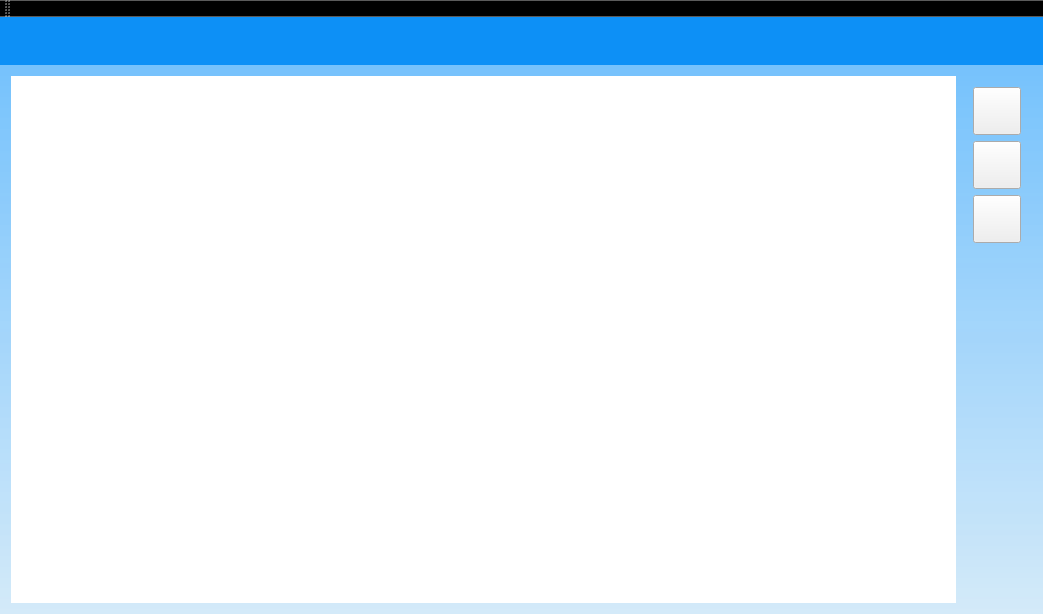
<?xml version="1.0" encoding="UTF-8"?>
<ui version="4.0">
 <class>MainWindow</class>
 <widget class="QMainWindow" name="MainWindow">
  <property name="geometry">
   <rect>
    <x>0</x>
    <y>0</y>
    <width>1043</width>
    <height>614</height>
   </rect>
  </property>
  <property name="sizePolicy">
   <sizepolicy hsizetype="Expanding" vsizetype="Expanding">
    <horstretch>0</horstretch>
    <verstretch>0</verstretch>
   </sizepolicy>
  </property>
  <property name="windowTitle">
   <string>Mini traitement de texte pour AbulÉdu</string>
  </property>
  <property name="styleSheet">
   <string notr="true">QToolBar {
  background-color: qlineargradient(spread:pad, x1:0, y1:0, x2:0, y2:1, stop:0 rgba(2, 141, 255, 255), stop:1 rgba(56, 167, 255, 227));
}
</string>
  </property>
  <widget class="QWidget" name="centralWidget">
   <property name="styleSheet">
    <string notr="true">QWidget #centralWidget {
  background-color: qlineargradient(spread:pad, x1:0, y1:0, x2:0, y2:1, stop:0 rgba(84, 181, 255, 213), stop:1 rgba(195, 231, 255, 157));
}</string>
   </property>
   <layout class="QGridLayout" name="gridLayout_2">
    <property name="margin">
     <number>0</number>
    </property>
    <property name="spacing">
     <number>0</number>
    </property>
    <item row="0" column="0">
     <widget class="AbulEduMenuFeuilleV1" name="frmMenuFeuille">
      <property name="maximumSize">
       <size>
        <width>16777215</width>
        <height>48</height>
       </size>
      </property>
      <property name="styleSheet">
       <string notr="true">background-color:#0D90F6</string>
      </property>
      <property name="frameShape">
       <enum>QFrame::NoFrame</enum>
      </property>
      <property name="frameShadow">
       <enum>QFrame::Raised</enum>
      </property>
     </widget>
    </item>
    <item row="1" column="0">
     <widget class="QFrame" name="frFormat">
      <property name="minimumSize">
       <size>
        <width>0</width>
        <height>48</height>
       </size>
      </property>
      <property name="maximumSize">
       <size>
        <width>16777215</width>
        <height>48</height>
       </size>
      </property>
      <property name="styleSheet">
       <string notr="true">background-color:#0D90F6</string>
      </property>
      <property name="frameShape">
       <enum>QFrame::NoFrame</enum>
      </property>
      <property name="frameShadow">
       <enum>QFrame::Raised</enum>
      </property>
     </widget>
    </item>
    <item row="2" column="0">
     <widget class="QFrame" name="frPrincipale">
      <property name="frameShape">
       <enum>QFrame::NoFrame</enum>
      </property>
      <property name="frameShadow">
       <enum>QFrame::Raised</enum>
      </property>
      <layout class="QGridLayout" name="gridLayout_6">
       <property name="margin">
        <number>0</number>
       </property>
       <property name="spacing">
        <number>0</number>
       </property>
       <item row="0" column="0">
        <widget class="QStackedWidget" name="stackedWidget">
         <property name="currentIndex">
          <number>0</number>
         </property>
         <widget class="QWidget" name="pageTexte">
          <property name="enabled">
           <bool>true</bool>
          </property>
          <property name="focusPolicy">
           <enum>Qt::WheelFocus</enum>
          </property>
          <layout class="QGridLayout" name="gridLayout_5">
           <item row="0" column="0">
            <widget class="QTextEdit" name="teZoneTexte">
             <property name="focusPolicy">
              <enum>Qt::StrongFocus</enum>
             </property>
             <property name="frameShape">
              <enum>QFrame::NoFrame</enum>
             </property>
             <property name="lineWidth">
              <number>0</number>
             </property>
             <property name="autoFormatting">
              <set>QTextEdit::AutoAll</set>
             </property>
            </widget>
           </item>
           <item row="0" column="1">
            <widget class="QFrame" name="frmPico">
             <layout class="QVBoxLayout" name="verticalLayout">
              <item>
               <widget class="AbulEduFlatBoutonV1" name="btnLire">
                <property name="minimumSize">
                 <size>
                  <width>48</width>
                  <height>48</height>
                 </size>
                </property>
                <property name="iconSize">
                 <size>
                  <width>64</width>
                  <height>64</height>
                 </size>
                </property>
                <property name="IconeDisabled" stdset="0">
                 <string notr="true">:/abuledutextev1/buttons/playDisabled</string>
                </property>
                <property name="IconePressed" stdset="0">
                 <string>:/abuledutextev1/buttons/playHover</string>
                </property>
                <property name="IconeSurvol" stdset="0">
                 <string>:/abuledutextev1/buttons/playHover</string>
                </property>
                <property name="IconeNormale" stdset="0">
                 <string>:/abuledutextev1/buttons/play</string>
                </property>
               </widget>
              </item>
              <item>
               <widget class="AbulEduFlatBoutonV1" name="btnPause">
                <property name="minimumSize">
                 <size>
                  <width>48</width>
                  <height>48</height>
                 </size>
                </property>
                <property name="IconeDisabled" stdset="0">
                 <string notr="true">:/abuledutextev1/buttons/pauseDisabled</string>
                </property>
                <property name="IconePressed" stdset="0">
                 <string>:/abuledutextev1/buttons/pauseHover</string>
                </property>
                <property name="IconeNormale" stdset="0">
                 <string>:/abuledutextev1/buttons/pause</string>
                </property>
                <property name="IconeSurvol" stdset="0">
                 <string>:/abuledutextev1/buttons/pauseHover</string>
                </property>
               </widget>
              </item>
              <item>
               <widget class="AbulEduFlatBoutonV1" name="btnStop">
                <property name="minimumSize">
                 <size>
                  <width>48</width>
                  <height>48</height>
                 </size>
                </property>
                <property name="IconeDisabled" stdset="0">
                 <string notr="true">:/abuledutextev1/buttons/stopDisabled</string>
                </property>
                <property name="IconePressed" stdset="0">
                 <string>:/abuledutextev1/buttons/stopHover</string>
                </property>
                <property name="IconeNormale" stdset="0">
                 <string>:/abuledutextev1/buttons/stop</string>
                </property>
                <property name="IconeSurvol" stdset="0">
                 <string>:/abuledutextev1/buttons/stopHover</string>
                </property>
               </widget>
              </item>
              <item>
               <spacer name="verticalSpacer">
                <property name="orientation">
                 <enum>Qt::Vertical</enum>
                </property>
                <property name="sizeHint" stdset="0">
                 <size>
                  <width>20</width>
                  <height>40</height>
                 </size>
                </property>
               </spacer>
              </item>
             </layout>
            </widget>
           </item>
          </layout>
         </widget>
         <widget class="QWidget" name="pageBoxFileManager">
          <layout class="QGridLayout" name="gridLayout">
           <item row="0" column="0">
            <widget class="AbulEduBoxFileManagerV1" name="abeBoxFileManager" native="true"/>
           </item>
          </layout>
         </widget>
         <widget class="QWidget" name="pageMediathequeGet">
          <layout class="QGridLayout" name="gridLayout_3">
           <item row="0" column="0">
            <widget class="AbulEduMediathequeGetV1" name="abeMediathequeGet" native="true"/>
           </item>
          </layout>
         </widget>
         <widget class="QWidget" name="pagePrint">
          <layout class="QGridLayout" name="gridLayout_8">
           <item row="0" column="0">
            <layout class="QGridLayout" name="glPrint"/>
           </item>
          </layout>
         </widget>
         <widget class="QWidget" name="pageColor">
          <layout class="QGridLayout" name="gridLayout_7">
           <item row="0" column="0">
            <layout class="QVBoxLayout" name="vlColor"/>
           </item>
          </layout>
         </widget>
        </widget>
       </item>
      </layout>
     </widget>
    </item>
   </layout>
  </widget>
  <widget class="QToolBar" name="toolBar">
   <property name="sizePolicy">
    <sizepolicy hsizetype="Expanding" vsizetype="Expanding">
     <horstretch>0</horstretch>
     <verstretch>0</verstretch>
    </sizepolicy>
   </property>
   <property name="minimumSize">
    <size>
     <width>0</width>
     <height>0</height>
    </size>
   </property>
   <property name="windowTitle">
    <string>toolBar</string>
   </property>
   <property name="styleSheet">
    <string notr="true"/>
   </property>
   <property name="iconSize">
    <size>
     <width>32</width>
     <height>32</height>
    </size>
   </property>
   <attribute name="toolBarArea">
    <enum>TopToolBarArea</enum>
   </attribute>
   <attribute name="toolBarBreak">
    <bool>false</bool>
   </attribute>
  </widget>
 </widget>
 <layoutdefault spacing="6" margin="11"/>
 <customwidgets>
  <customwidget>
   <class>AbulEduBoxFileManagerV1</class>
   <extends>QWidget</extends>
   <header>abuleduboxfilemanagerv1.h</header>
   <container>1</container>
  </customwidget>
  <customwidget>
   <class>AbulEduFlatBoutonV1</class>
   <extends>QPushButton</extends>
   <header>abuleduflatboutonv1.h</header>
  </customwidget>
  <customwidget>
   <class>AbulEduMediathequeGetV1</class>
   <extends>QWidget</extends>
   <header>abuledumediathequegetv1.h</header>
   <container>1</container>
  </customwidget>
  <customwidget>
   <class>AbulEduMenuFeuilleV1</class>
   <extends>QFrame</extends>
   <header>abuledumenufeuillev1.h</header>
   <container>1</container>
  </customwidget>
 </customwidgets>
 <resources/>
 <connections/>
</ui>
